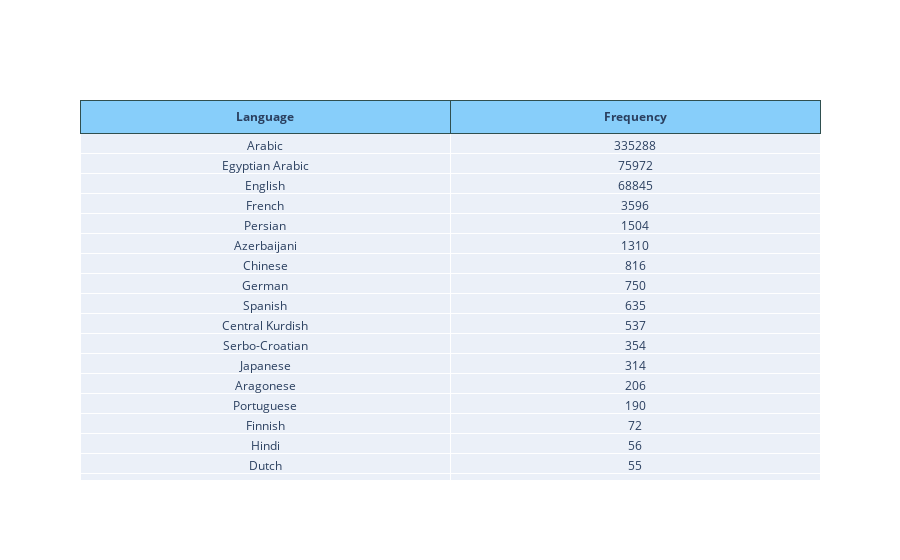

This figure's notebook cell:
### Markdown cell above
### <span style="color:black;">Egypt </span>

### Code cell
egypt_lang_freq = getLangFreqs(egyptDf)
plotLangFreqTable(egypt_lang_freq).show()

### Figure 1 — Plotly figure (JSON) as saved in the notebook; plotly's stock layout.template omitted (floating-point values rounded to 4 significant figures)
{"data": [{"cells": {"values": [["Arabic", "Egyptian Arabic", "English", "French", "Persian", "Azerbaijani", "Chinese", "German", "Spanish", "Central Kurdish", "Serbo-Croatian", "Japanese", "Aragonese", "Portuguese", "Finnish", "Hindi", "Dutch", "Indonesian", "Mazanderani", "Sindhi", "Turkish", "South Azerbaijani", "Swahili (macrolanguage)", "Sinhala", "Italian", "Polish", "Urdu", "Swedish", "Vietnamese", "Czech", "Basque", "Malay (macrolanguage)", "Korean", "Esperanto", "Pushto", "Eastern Mari", "Sicilian", "Catalan", "Sundanese", "Western Panjabi", "Waray (Philippines)", "Modern Greek (1453-)"], [335288, 75972, 68845, 3596, 1504, 1310, 816, 750, 635, 537, 354, 314, 206, 190, 72, 56, 55, 42, 42, 39, 34, 32, 31, 30, 23, 22, 17, 12, 12, 10, 8, 7, 7, 7, 7, 7, 6, 6, 6, 6, 6, 6]]}, "header": {"fill": {"color": "lightskyblue"}, "line": {"color": "darkslategray"}, "values": ["<b>Language</b>", "<b>Frequency</b>"]}, "type": "table"}], "layout": {}}
